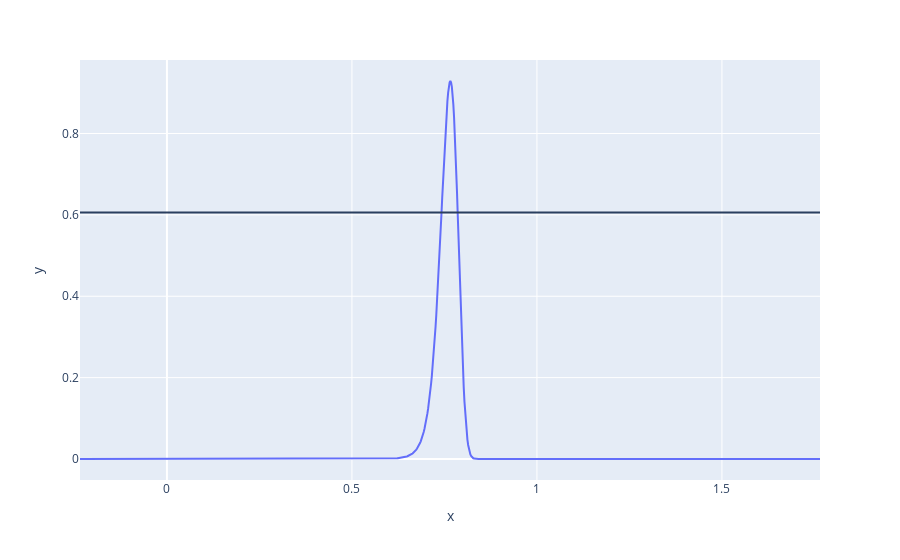

Notebook source saved alongside this figure:
### Code cell
fig = px.line(x=h, y=np.exp(-X/(2* max(Chi))))
fig.add_hline(y=0.606)
fig.show()

### Figure 1 — Plotly figure (JSON) as saved in the notebook; plotly's stock layout.template omitted (floating-point values rounded to 4 significant figures; data arrays with more than 128 entries replaced by an {"elided": "..."} marker saying what was removed)
{"data": [{"hovertemplate": "x=%{x}<br>y=%{y}<extra></extra>", "legendgroup": "", "line": {"color": "#636efa", "dash": "solid"}, "marker": {"symbol": "circle"}, "mode": "lines", "name": "", "orientation": "v", "showlegend": false, "type": "scatter", "x": {"elided": "1000 float values"}, "xaxis": "x", "y": {"elided": "1000 float values"}, "yaxis": "y"}], "layout": {"legend": {"tracegroupgap": 0}, "margin": {"t": 60}, "shapes": [{"type": "line", "x0": 0, "x1": 1, "xref": "x domain", "y0": 0.606, "y1": 0.606, "yref": "y"}], "xaxis": {"anchor": "y", "domain": [0, 1], "title": {"text": "x"}}, "yaxis": {"anchor": "x", "domain": [0, 1], "title": {"text": "y"}}}}
